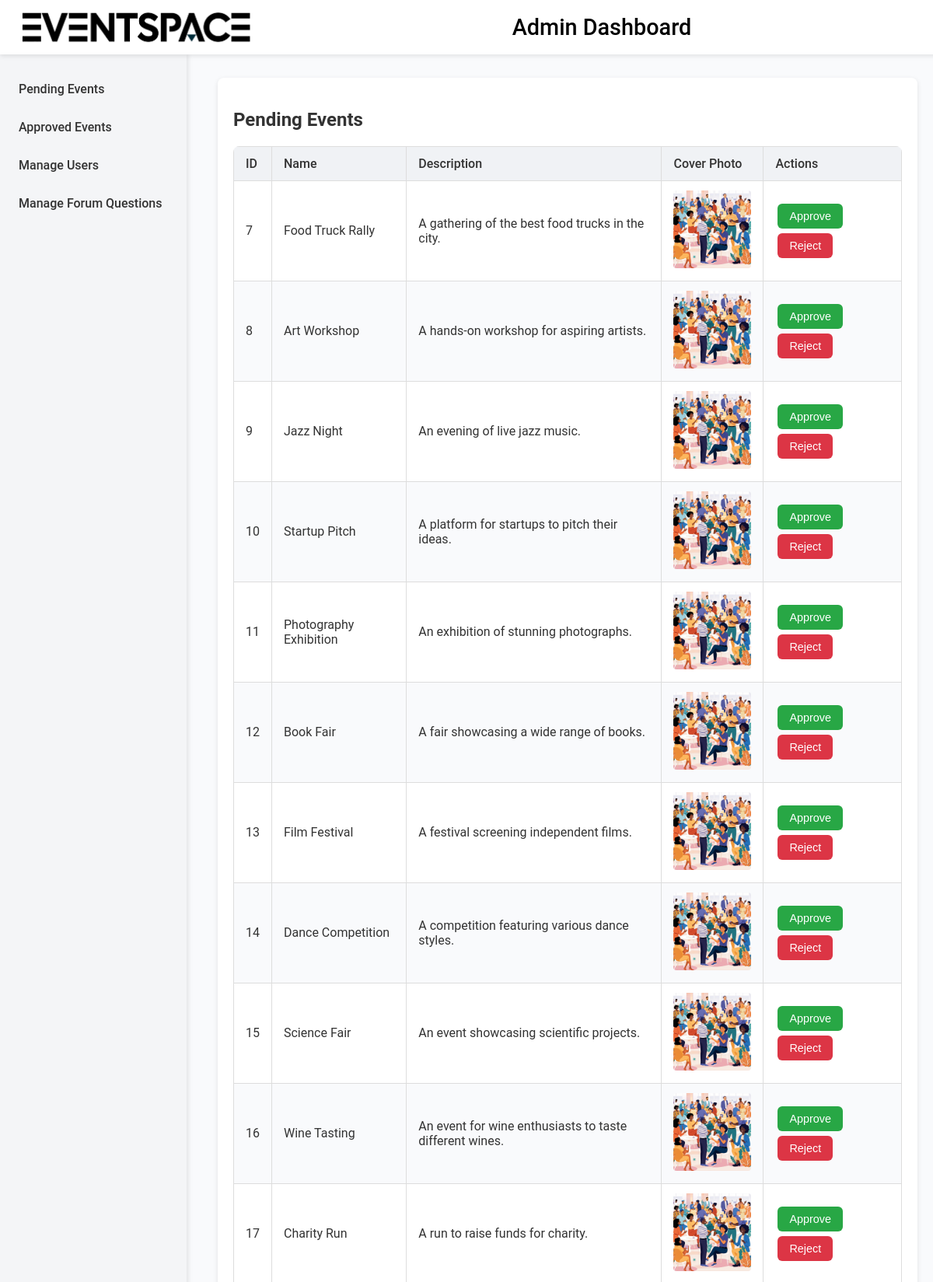
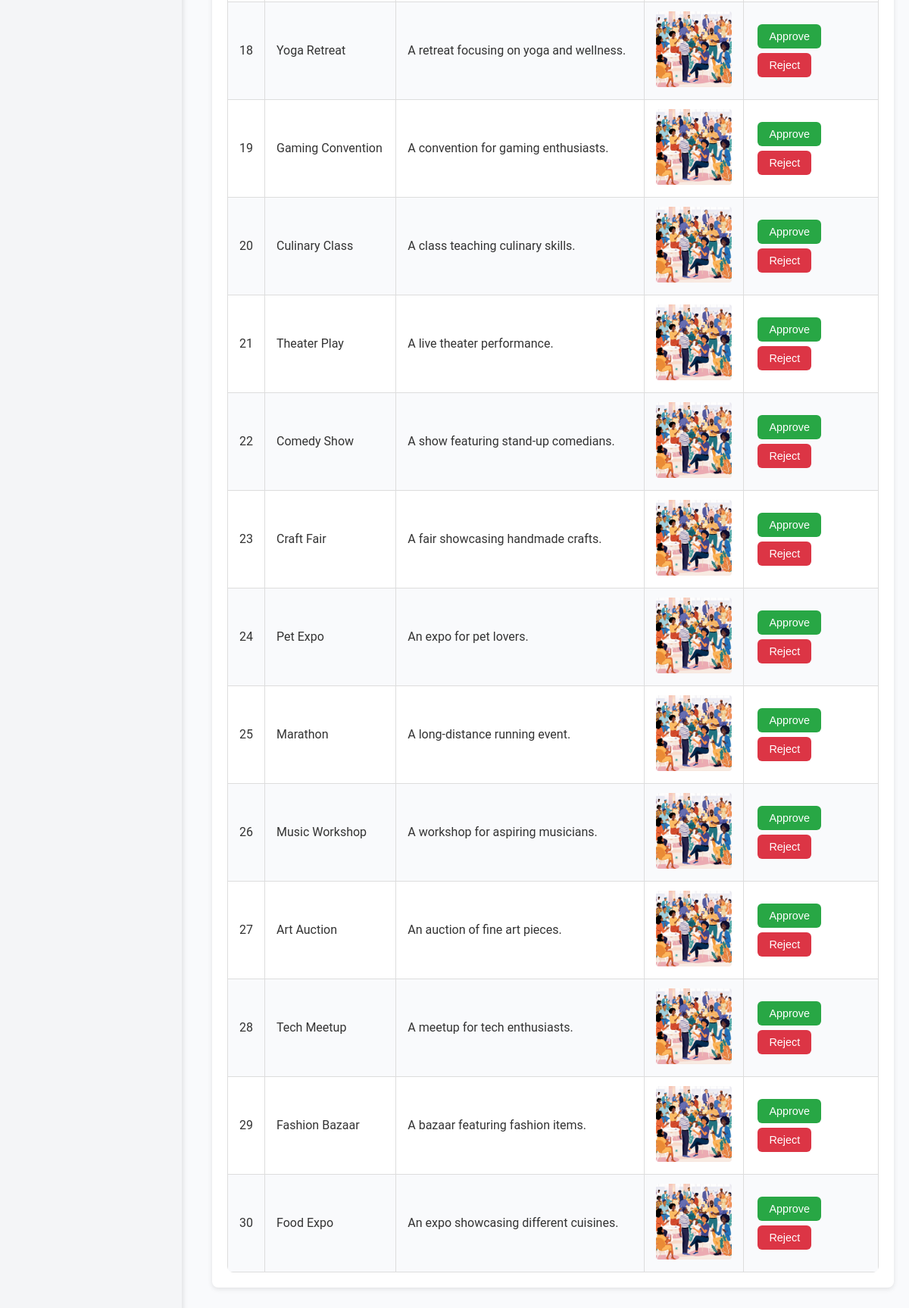
The page /server/pages/admin.php on the database its author committed (2 pictures, top to bottom).
### tables this page shows
CREATE TABLE `event` (
  `id` int(11) NOT NULL,
  `name` varchar(100) NOT NULL,
  `description` text,
  `coverPhoto` varchar(255) DEFAULT NULL,
  `creationTimestamp` timestamp NOT NULL DEFAULT CURRENT_TIMESTAMP,
  `isApproved` tinyint(1) NOT NULL DEFAULT '0'
);

### server/pages/admin.php (the view, shortened to what this page needs)
<?php
include '../db_connection.php';
$pendingEvents = [];
try {
    $query = "SELECT id, name, description, coverPhoto FROM event WHERE isApproved = 0";
    $stmt = $conn->prepare($query);
    $stmt->execute();
    $result = $stmt->get_result();
    while ($row = $result->fetch_assoc()) {
        $pendingEvents[] = $row;
    }
} catch (mysqli_sql_exception $e) {
    die("Error fetching pending events: " . $e->getMessage());
}
?>
<!DOCTYPE html>
<html lang="en">
<head>
</head>
<body>
    <div class="header">
        <img src="../assets/logo-black.png" alt="Logo">
        <h1>Admin Dashboard</h1>
    </div>
    <div class="sidebar">
        <a href="#pending-events" class="nav-link">Pending Events</a>
        <a href="#approved-events" class="nav-link">Approved Events</a>
        <a href="#users" class="nav-link">Manage Users</a>
        <a href="#forums" class="nav-link">Manage Forum Questions</a>
    </div>
    <div class="content">
        <div id="pending-events" class="section">
            <h2>Pending Events</h2>
            <table>
                <tr>
                    <th>ID</th>
                    <th>Name</th>
                    <th>Description</th>
                    <th>Cover Photo</th>
                    <th>Actions</th>
                </tr>
                <?php foreach ($pendingEvents as $event): ?>
                <tr>
                    <td><?php echo $event['id']; ?></td>
                    <td><?php echo $event['name']; ?></td>
                    <td><?php echo $event['description']; ?></td>
                    <td><img src="<?php echo $event['coverPhoto']; ?>" alt="Event Cover" class="event-image"></td>
                    <td>
                        <button class="approve-btn" onclick="approveEvent('<?php echo $event['id']; ?>')">Approve</button>
                        <button class="reject-btn" onclick="rejectEvent('<?php echo $event['id']; ?>')">Reject</button>
                    </td>
                </tr>
                <?php endforeach; ?>
            </table>
        </div>
    </div>
</body>
</html>

### server/pages/admin.php (style rules this page uses)
body { font-family: 'Roboto', sans-serif; margin: 0; padding: 0; background-color: #f9fafc; color: #333; }
.header { display: flex; align-items: center; justify-content: space-between; background-color: #ffffff; color: black; padding: 10px 20px; position: fixed; top: 0; width: 100%; z-index: 1000; box-shadow: 0 2px 6px rgba(0, 0, 0, 0.1); }
.header img { height: 50px; }
.header h1 { margin: 0; font-size: 1.8em; text-align: center; flex-grow: 1; font-weight: 500; color: black; }
.sidebar { position: fixed; top: 70px; left: 0; width: 240px; height: 100%; background-color: #f4f5f7; padding-top: 20px; box-shadow: 2px 0 6px rgba(0, 0, 0, 0.1); transition: transform 0.3s ease; }
.sidebar a { display: block; color: #333; text-decoration: none; padding: 15px 20px; font-weight: 500; transition: background-color 0.3s ease, color 0.3s ease; border-left: 4px solid transparent; }
.content { margin-left: 260px; padding: 100px 20px 20px; transition: margin-left 0.3s ease; }
.section { background: white; border-radius: 8px; padding: 20px; margin-bottom: 20px; box-shadow: 0 2px 6px rgba(0, 0, 0, 0.1); opacity: 0; transform: translateY(20px); transition: opacity 0.5s ease, transform 0.5s ease; }
.section.visible { opacity: 1; transform: translateY(0); }
table { width: 100%; border-collapse: collapse; margin-top: 10px; border-radius: 8px; overflow: hidden; }
table th, table td { border: 1px solid #ddd; padding: 12px 15px; text-align: left; transition: background-color 0.3s ease; }
table th { background-color: #f0f2f5; color: #333; font-weight: 500; }
table tr:nth-child(odd) { background-color: #f9fafc; }
table tr { transition: transform 0.2s ease, box-shadow 0.2s ease; }
button { margin: 3px; padding: 8px 15px; border: none; border-radius: 6px; font-weight: 500; font-size: 0.9em; transition: all 0.3s ease; cursor: pointer; position: relative; overflow: hidden; }
button:after { content: ''; position: absolute; top: 50%; left: 50%; width: 5px; height: 5px; background: rgba(255, 255, 255, 0.5); opacity: 0; border-radius: 100%; transform: scale(1, 1) translate(-50%); transform-origin: 50% 50%; }
.approve-btn { background: #28a745; color: white; }
.reject-btn { background: #dc3545; color: white; }
.event-image { max-width: 100px; max-height: 100px; object-fit: cover; border-radius: 4px; transition: transform 0.3s ease; cursor: pointer; }

### rows shown on the page
event: id "7", name "Food Truck Rally", description "A gathering of the best food trucks in the city.", coverPhoto (picture)
event: id "8", name "Art Workshop", description "A hands-on workshop for aspiring artists.", coverPhoto (picture)
event: id "9", name "Jazz Night", description "An evening of live jazz music.", coverPhoto (picture)
event: id "10", name "Startup Pitch", description "A platform for startups to pitch their ideas.", coverPhoto (picture)
event: id "11", name "Photography Exhibition", description "An exhibition of stunning photographs.", coverPhoto (picture)
event: id "12", name "Book Fair", description "A fair showcasing a wide range of books.", coverPhoto (picture)
event: id "13", name "Film Festival", description "A festival screening independent films.", coverPhoto (picture)
event: id "14", name "Dance Competition", description "A competition featuring various dance styles.", coverPhoto (picture)
event: id "15", name "Science Fair", description "An event showcasing scientific projects.", coverPhoto (picture)
event: id "16", name "Wine Tasting", description "An event for wine enthusiasts to taste different wines.", coverPhoto (picture)
event: id "17", name "Charity Run", description "A run to raise funds for charity.", coverPhoto (picture)
event: id "18", name "Yoga Retreat", description "A retreat focusing on yoga and wellness.", coverPhoto (picture)
event: id "19", name "Gaming Convention", description "A convention for gaming enthusiasts.", coverPhoto (picture)
event: id "20", name "Culinary Class", description "A class teaching culinary skills.", coverPhoto (picture)
event: id "21", name "Theater Play", description "A live theater performance.", coverPhoto (picture)
event: id "22", name "Comedy Show", description "A show featuring stand-up comedians.", coverPhoto (picture)
event: id "23", name "Craft Fair", description "A fair showcasing handmade crafts.", coverPhoto (picture)
event: id "24", name "Pet Expo", description "An expo for pet lovers.", coverPhoto (picture)
event: id "25", name "Marathon", description "A long-distance running event.", coverPhoto (picture)
event: id "26", name "Music Workshop", description "A workshop for aspiring musicians.", coverPhoto (picture)
event: id "27", name "Art Auction", description "An auction of fine art pieces.", coverPhoto (picture)
event: id "28", name "Tech Meetup", description "A meetup for tech enthusiasts.", coverPhoto (picture)
event: id "29", name "Fashion Bazaar", description "A bazaar featuring fashion items.", coverPhoto (picture)
event: id "30", name "Food Expo", description "An expo showcasing different cuisines.", coverPhoto (picture)
